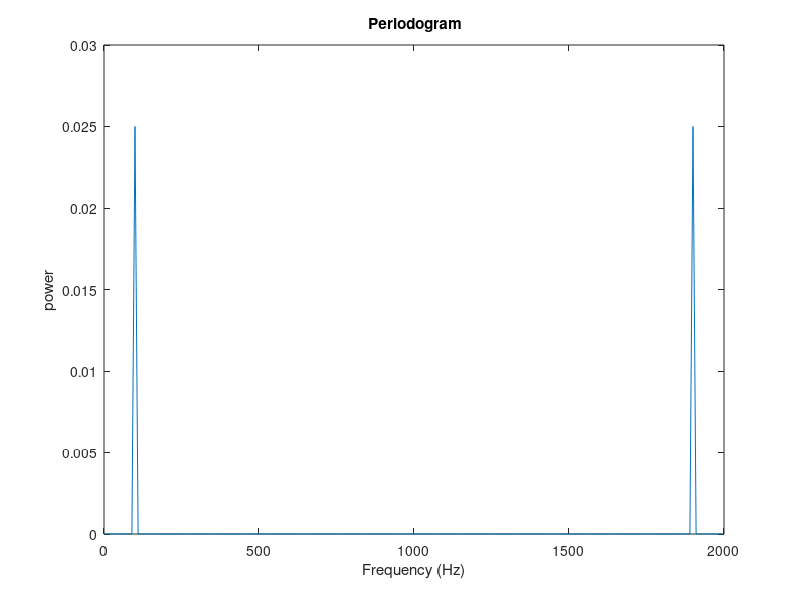

The MATLAB script that drew this image:
%%
clear all
close all
clc
%%
Fs=2000;
% Fs=500; Fs=1000;
Ts=1/Fs;
T=0.1;
% T=0.2; T=0.5; T=1;
t=0:Ts:T-Ts;
A=1;
x=A*sin(2*pi*100*t);
L=length(x);
plot(t,x)
pause
%%
N = 1*L;
%N = 2*L; N=4*L;
Fo=Fs/N;
Fx=fft(x,N);
freq = (0:N-1)*Fo;
plot(freq,abs(Fx))
title('FFT')
pause
axis([0 100 0 L/2])
pause
%%
N = 1*L;
Fx=fft(x,N);
Fo=Fs/N;
freq=(0:N-1)*Fo;
x=A*sin(2*pi*100*t);
L=length(x);


power = Fx.*conj(Fx)/Fs/L;
plot(freq,power)
xlabel('Frequency (Hz)')
ylabel('power')
title('{\bf Periodogram}')
%%
A=1;
x=A*sin(2*pi*100*t);

power_theory=A^2/2
db=10*log10(power_theory)
power_time_domain=sum ...
    (abs(x).^2)/L
power_frequency_domain=sum ...
    (power)*Fo

